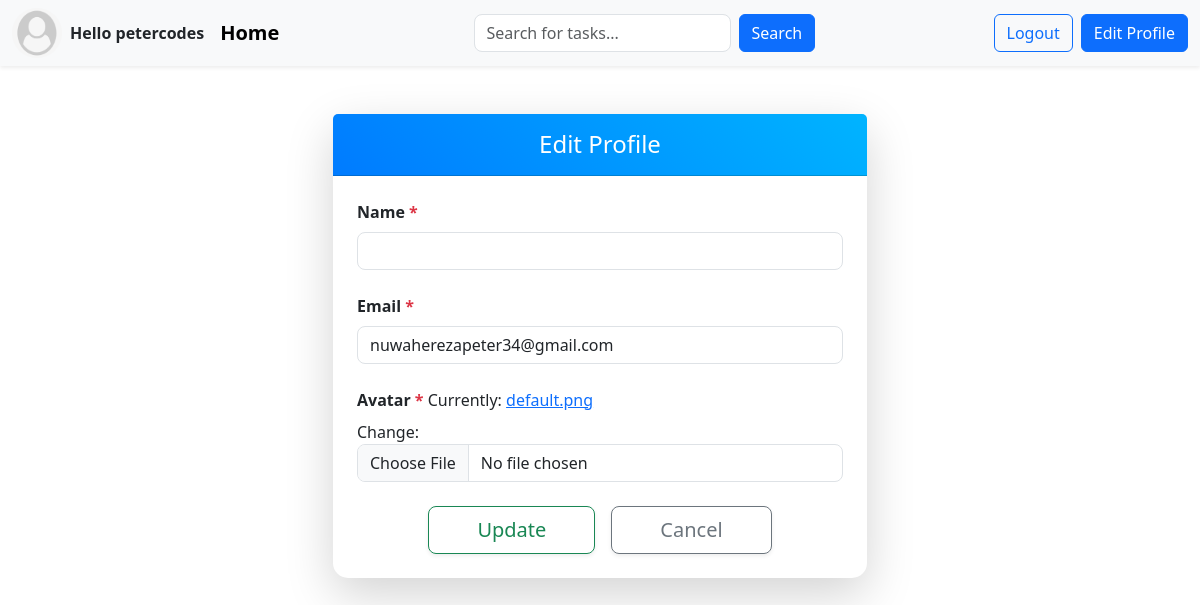
/edit-profile/ (signed in), run on an earlier commit of the app's database.
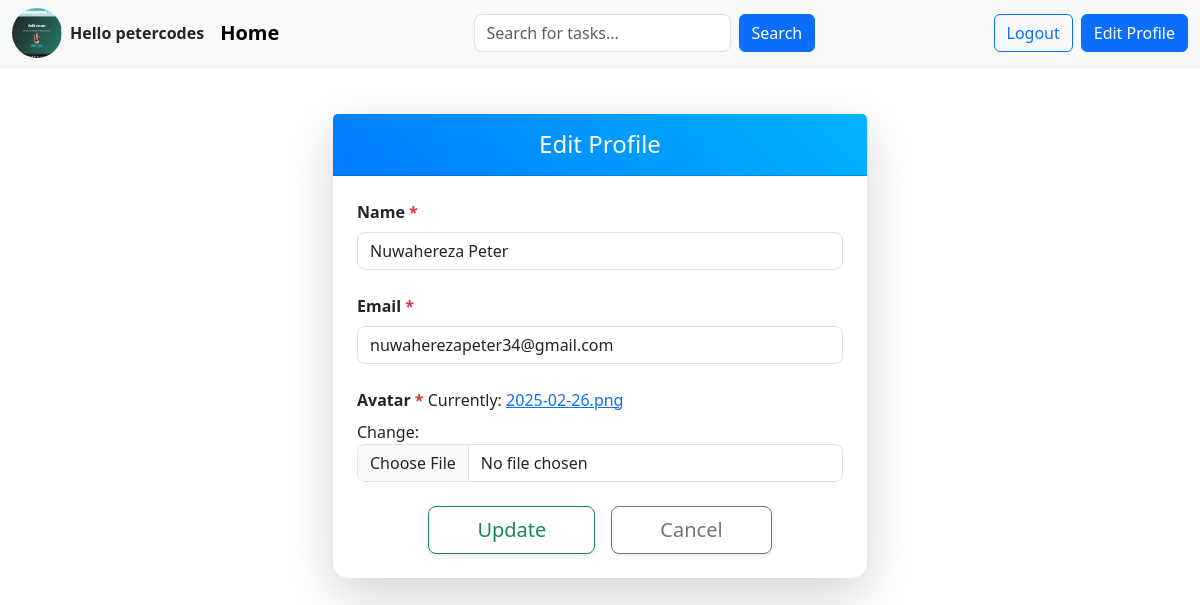
And on a later commit of the database.
### base/models.py (models this page shows)
class User(AbstractUser):
    name = models.CharField(max_length=200,null=True)
    email = models.EmailField(unique=True,null=True)
    avatar= models.ImageField(null=True,default='default.png')
    USERNAME_FIELD = 'email'
    REQUIRED_FIELDS = ['username']

### base/views.py (the view)
# urls.py: path('edit-profile/', views.edit_profile_view, name='edit-profile'),
@login_required
def edit_profile_view(request):
    profile = request.user
    if request.method == 'POST':
        form = UserForm(request.POST, request.FILES, instance=profile)
        if form.is_valid():
            form.save()
            messages.success(request, 'Profile updated successfully!')
            return redirect('home')
    else:
        form = UserForm(instance=profile)
    return render(request, 'base/edit_profile.html', {'form': form})

### base/forms.py
class UserForm(ModelForm):
    class Meta:
        model  = User
        fields = ['name','email','avatar']

### base/templatetags/form_filters.py (called while the page is built)
@register.filter
def add_class(field, css_class):
    return field.as_widget(attrs={"class": css_class})

### base/templates/base/edit_profile.html (shortened to what this page needs)
{% extends 'main.html' %}
{% load form_filters %}
{% block content %}
<div class="container my-5">
    <div class="row justify-content-center">
        <div class="col-lg-6 col-md-8 col-sm-10">
            <div class="card shadow-lg border-0">
                <div class="card-header bg-gradient-primary text-white py-3">
                    <h2 class="h4 mb-0 text-center fw-light">
                        Edit Profile
                    </h2>
                </div>
                <div class="card-body p-4">
                    <form action="" method="post" enctype="multipart/form-data" novalidate>
                        {% for field in form %}
                        <div class="mb-4">
                            <label for="{{ field.id_for_label }}" class="form-label fw-semibold text-dark">
                                {{ field.label }}
                                {% if field.field.required %}<span class="text-danger">*</span>{% endif %}
                            </label>
                            {{ field|add_class:"form-control" }}
                        </div>
                        {% endfor %}
                        <div class="d-flex justify-content-center gap-3">
                            <button type="submit" class="btn btn-outline-success btn-lg px-5 py-2 shadow-sm">
                                Update
                            </button>
                            <a href="{% url 'home' %}" class="btn btn-outline-secondary btn-lg px-5 py-2 shadow-sm">
                                Cancel
                            </a>
                        </div>
                    </form>
                </div>
            </div>
        </div>
    </div>
</div>
{% endblock %}

### templates/main.html (shortened to what this page needs)
<!DOCTYPE html>
{% load static %}
<html lang="en">
<head>
    <link href="https://cdn.jsdelivr.net/npm/bootstrap@5.3.3/dist/css/bootstrap.min.css" rel="stylesheet">
    <link rel="stylesheet" href="{% static 'css/style.css' %}">
</head>
<body>
{% if request.user.is_authenticated %}
<nav class="navbar navbar-expand-lg navbar-light bg-light shadow-sm">
    <div class="container-fluid">
        <div class="d-flex align-items-center me-3">
            {% if request.user.is_authenticated %}
                <img class="rounded-circle me-2" src="{{request.user.avatar.url}}" alt="profile-pic" width="50" height="50">
                <span class="fw-bold">Hello {{user.username}}</span>
            {% else %}
                <span class="navbar-brand fw-bold">Task Tracker</span>
            {% endif %}
        </div>
        <a class="navbar-brand fw-bold" href="/">Home</a>
        <div class="mx-auto" style="max-width: 500px;">
            <form class="d-flex" method="get" role="search" action="{% url 'home'%}">
                <input class="form-control me-2" name="q" type="search" placeholder="Search for tasks..." aria-label="Search" value="{{ request.GET.q }}">
                <button class="btn btn-primary" type="submit">Search</button>
            </form>
        </div>
        <div class="d-flex gap-2">
            {% if request.user.is_authenticated %}
                <a href="{% url 'logout' %}" class="btn btn-outline-primary">Logout</a>
                <a href="{% url 'edit-profile' %}" class="btn btn-primary">Edit Profile</a>
            {% else %}
                <a href="{% url 'login' %}" class="btn btn-outline-primary">Login</a>
                <a href="{% url 'register' %}" class="btn btn-primary">Sign Up</a>
            {% endif %}
        </div>
    </div>
</nav>
{% endif %}
    <main class="container mt-4">
        {% block content %}
        {% endblock %}
    </main>
</body>
</html>

What changed in the data, as far as the page shows it:
changed User "petercodes": user.avatar: picture added in place of a placeholder; name (not shown) → "Nuwahereza Peter"
Also different on the page:
text no longer shown: "Currently: default.png Change:"
text now shown: "Currently: 2025-02-26.png Change:"
